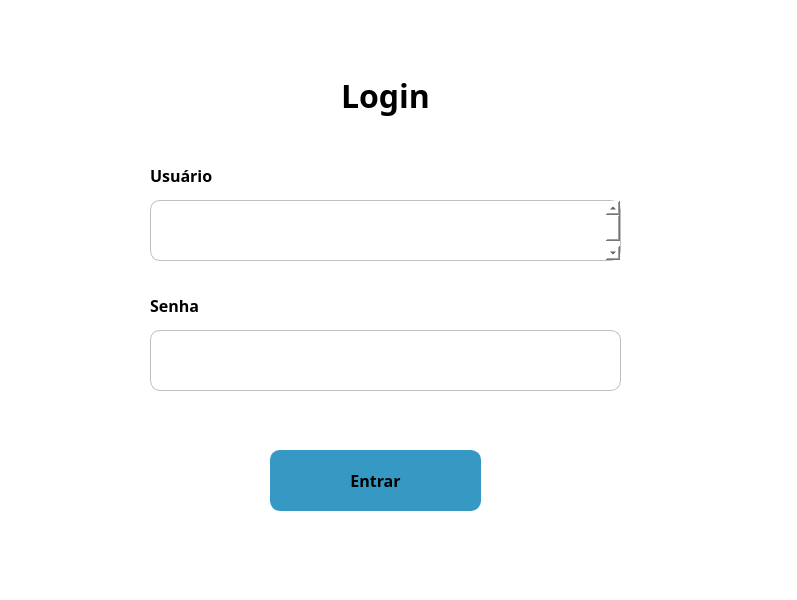
<?xml version="1.0" encoding="UTF-8"?>
<ui version="4.0">
 <class>MainWindow</class>
 <widget class="QMainWindow" name="MainWindow">
  <property name="geometry">
   <rect>
    <x>0</x>
    <y>0</y>
    <width>797</width>
    <height>600</height>
   </rect>
  </property>
  <property name="windowTitle">
   <string>Login</string>
  </property>
  <property name="styleSheet">
   <string notr="true">background-color: rgb(255, 255, 255);</string>
  </property>
  <widget class="QWidget" name="centralwidget">
   <widget class="QTextEdit" name="txt_usuario">
    <property name="geometry">
     <rect>
      <x>150</x>
      <y>200</y>
      <width>471</width>
      <height>61</height>
     </rect>
    </property>
    <property name="font">
     <font>
      <family>Helvetica Neue LT Std</family>
      <pointsize>16</pointsize>
      <weight>75</weight>
      <bold>true</bold>
     </font>
    </property>
    <property name="cursor" stdset="0">
     <cursorShape>IBeamCursor</cursorShape>
    </property>
    <property name="styleSheet">
     <string notr="true">border-width: 0.75;
border-radius: 10;
border-style: solid;
border-color: rgb(191, 191, 191);
</string>
    </property>
    <property name="inputMethodHints">
     <set>Qt::ImhMultiLine</set>
    </property>
    <property name="html">
     <string>&lt;!DOCTYPE HTML PUBLIC &quot;-//W3C//DTD HTML 4.0//EN&quot; &quot;http://www.w3.org/TR/REC-html40/strict.dtd&quot;&gt;
&lt;html&gt;&lt;head&gt;&lt;meta name=&quot;qrichtext&quot; content=&quot;1&quot; /&gt;&lt;style type=&quot;text/css&quot;&gt;
p, li { white-space: pre-wrap; }
&lt;/style&gt;&lt;/head&gt;&lt;body style=&quot; font-family:'Helvetica Neue LT Std'; font-size:16pt; font-weight:600; font-style:normal;&quot;&gt;
&lt;p style=&quot;-qt-paragraph-type:empty; margin-top:0px; margin-bottom:0px; margin-left:0px; margin-right:0px; -qt-block-indent:0; text-indent:0px;&quot;&gt;&lt;br /&gt;&lt;/p&gt;
&lt;p style=&quot;-qt-paragraph-type:empty; margin-top:0px; margin-bottom:0px; margin-left:0px; margin-right:0px; -qt-block-indent:0; text-indent:0px;&quot;&gt;&lt;br /&gt;&lt;/p&gt;&lt;/body&gt;&lt;/html&gt;</string>
    </property>
   </widget>
   <widget class="QTextEdit" name="txt_senha">
    <property name="geometry">
     <rect>
      <x>150</x>
      <y>330</y>
      <width>471</width>
      <height>61</height>
     </rect>
    </property>
    <property name="font">
     <font>
      <family>Helvetica Neue LT Std</family>
      <pointsize>16</pointsize>
      <weight>75</weight>
      <bold>true</bold>
     </font>
    </property>
    <property name="cursor" stdset="0">
     <cursorShape>IBeamCursor</cursorShape>
    </property>
    <property name="styleSheet">
     <string notr="true">border-width: 0.75;
border-radius: 10;
border-style: solid;
border-color: rgb(191, 191, 191);</string>
    </property>
   </widget>
   <widget class="QPushButton" name="btn_entrar">
    <property name="geometry">
     <rect>
      <x>270</x>
      <y>450</y>
      <width>211</width>
      <height>61</height>
     </rect>
    </property>
    <property name="font">
     <font>
      <family>Helvetica Neue LT Std</family>
      <pointsize>12</pointsize>
      <weight>75</weight>
      <bold>true</bold>
     </font>
    </property>
    <property name="cursor">
     <cursorShape>PointingHandCursor</cursorShape>
    </property>
    <property name="styleSheet">
     <string notr="true">border-width: 0.75;
border-radius: 10;
border-style: solid;
border-color: rgb(54, 153, 195);
background-color: rgb(54, 153, 195);
</string>
    </property>
    <property name="text">
     <string>Entrar</string>
    </property>
   </widget>
   <widget class="QLabel" name="label_login">
    <property name="geometry">
     <rect>
      <x>290</x>
      <y>70</y>
      <width>191</width>
      <height>51</height>
     </rect>
    </property>
    <property name="font">
     <font>
      <family>Helvetica Neue LT Std</family>
      <pointsize>24</pointsize>
      <weight>75</weight>
      <bold>true</bold>
     </font>
    </property>
    <property name="text">
     <string>Login</string>
    </property>
    <property name="alignment">
     <set>Qt::AlignCenter</set>
    </property>
   </widget>
   <widget class="QLabel" name="label_usuario">
    <property name="geometry">
     <rect>
      <x>150</x>
      <y>160</y>
      <width>191</width>
      <height>31</height>
     </rect>
    </property>
    <property name="font">
     <font>
      <family>Helvetica Neue LT Std</family>
      <pointsize>12</pointsize>
      <weight>75</weight>
      <bold>true</bold>
     </font>
    </property>
    <property name="text">
     <string>Usuário</string>
    </property>
   </widget>
   <widget class="QLabel" name="label_senha">
    <property name="geometry">
     <rect>
      <x>150</x>
      <y>290</y>
      <width>191</width>
      <height>31</height>
     </rect>
    </property>
    <property name="font">
     <font>
      <family>Helvetica Neue LT Std</family>
      <pointsize>12</pointsize>
      <weight>75</weight>
      <bold>true</bold>
     </font>
    </property>
    <property name="text">
     <string>Senha</string>
    </property>
   </widget>
  </widget>
  <widget class="QMenuBar" name="menubar">
   <property name="geometry">
    <rect>
     <x>0</x>
     <y>0</y>
     <width>797</width>
     <height>21</height>
    </rect>
   </property>
  </widget>
  <widget class="QStatusBar" name="statusbar"/>
 </widget>
 <resources/>
 <connections/>
</ui>
